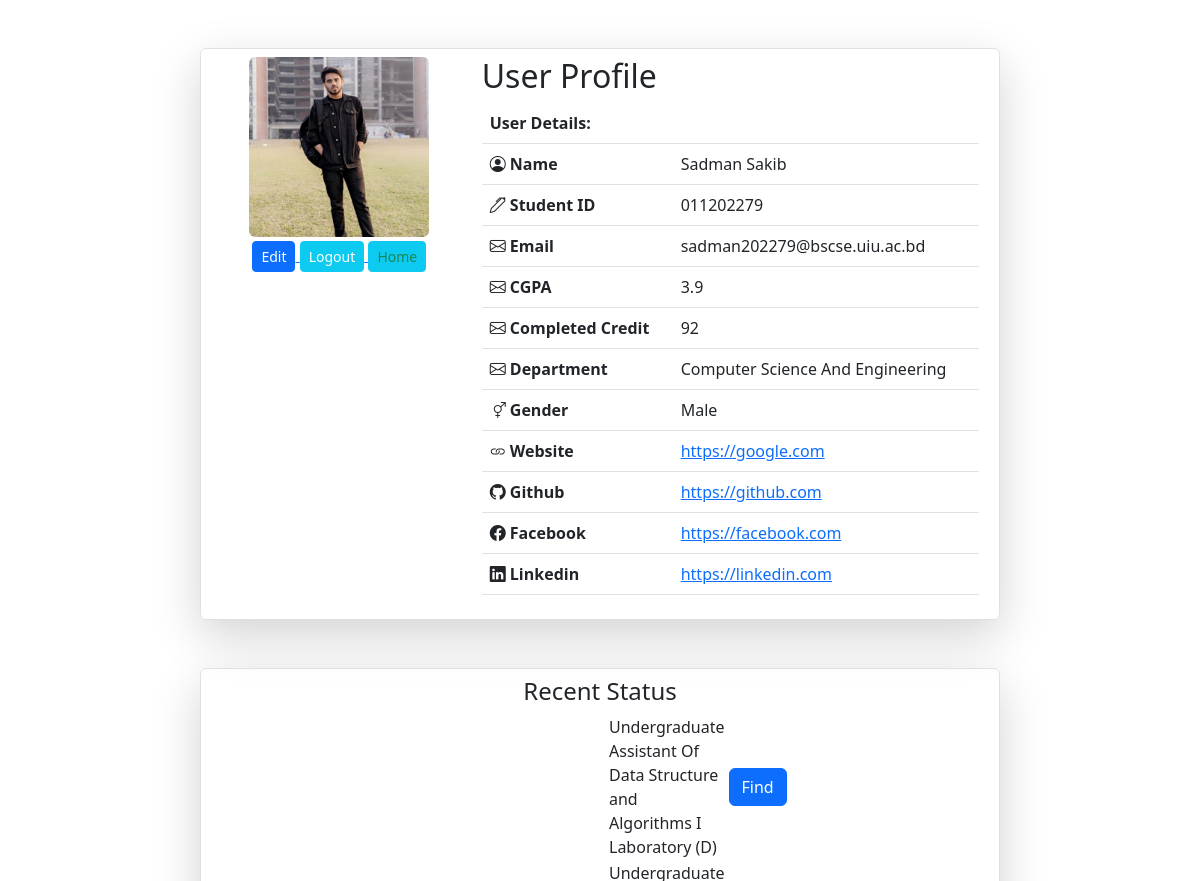
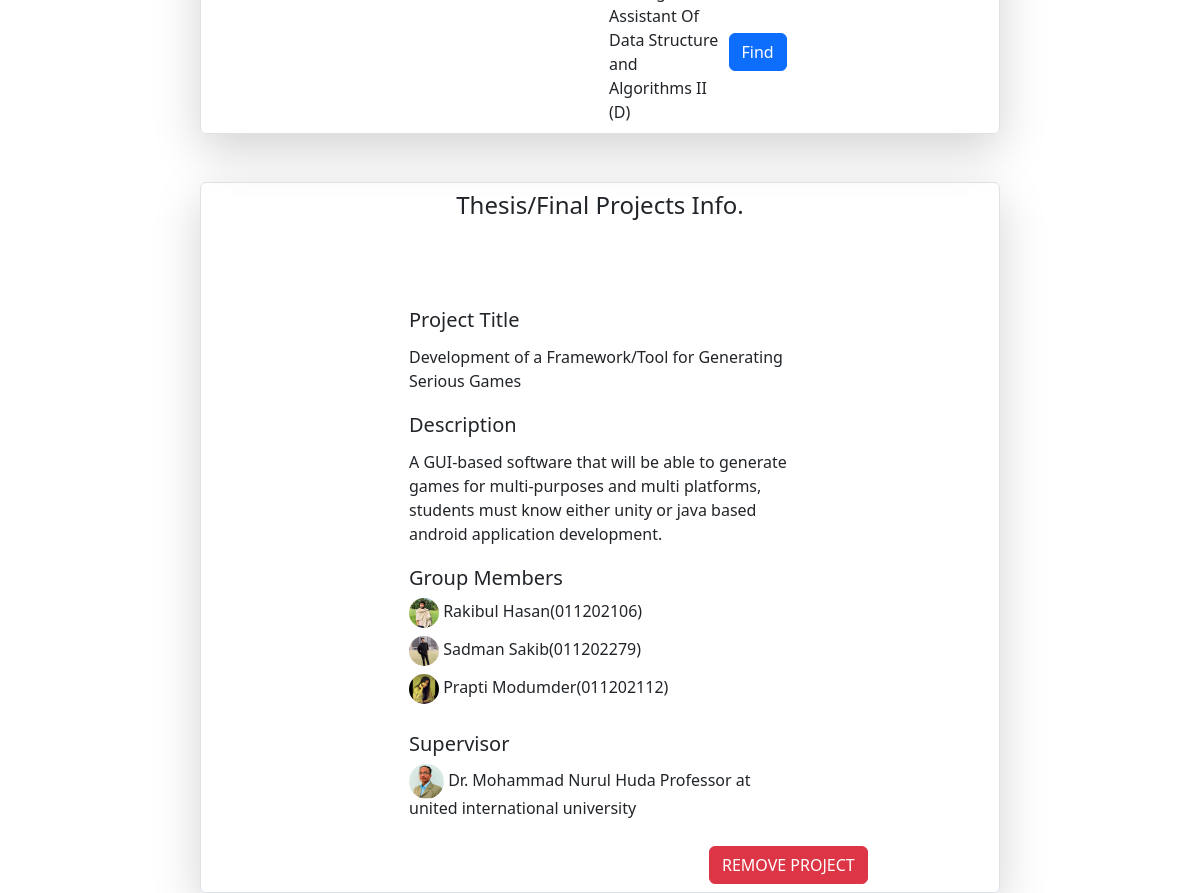
Screenshot of /project/s_profile.php (signed in) with the database file from the repository (2 pictures, top to bottom).
### tables this page shows
CREATE TABLE `s_users` (
  `name` varchar(255) NOT NULL,
  `studentid` varchar(255) NOT NULL,
  `password` varchar(255) NOT NULL,
  `email` varchar(255) NOT NULL,
  `gender` varchar(255) NOT NULL,
  `website` varchar(255) NOT NULL,
  `github` varchar(255) NOT NULL,
  `linkedin` varchar(255) NOT NULL,
  `facebook` varchar(255) NOT NULL,
  `image` varchar(255) NOT NULL,
  `department` varchar(255) NOT NULL,
  `cgpa` varchar(255) NOT NULL,
  `c_credit` varchar(255) NOT NULL
);

CREATE TABLE `s_application` (
  `name` varchar(255) NOT NULL,
  `studentid` varchar(255) NOT NULL,
  `coursename` varchar(255) NOT NULL,
  `courseid` varchar(255) NOT NULL,
  `grade` varchar(255) NOT NULL,
  `cgpa` varchar(255) NOT NULL,
  `c_credit` varchar(255) NOT NULL,
  `type` varchar(255) NOT NULL,
  `department` varchar(255) NOT NULL,
  `trimester` varchar(255) NOT NULL,
  `recommendation` varchar(255) NOT NULL,
  `id` int(11) NOT NULL,
  `associated` varchar(255) NOT NULL,
  `time` varchar(255) NOT NULL,
  `section` varchar(255) NOT NULL,
  `aid` int(11) NOT NULL,
  `rid` int(11) NOT NULL
);

CREATE TABLE `thesis` (
  `studentid` varchar(255) NOT NULL,
  `title` varchar(255) NOT NULL,
  `details` varchar(255) NOT NULL,
  `p_time` varchar(255) NOT NULL,
  `p_date` varchar(255) NOT NULL,
  `status` varchar(255) NOT NULL,
  `req` varchar(255) NOT NULL
);

CREATE TABLE `thesis_group` (
  `leaderid` varchar(255) NOT NULL,
  `memberid` varchar(255) NOT NULL,
  `request` varchar(255) NOT NULL,
  `id` int(11) NOT NULL
);

CREATE TABLE `f_users` (
  `name` varchar(255) NOT NULL,
  `type` varchar(255) NOT NULL,
  `email` varchar(255) NOT NULL,
  `password` varchar(255) NOT NULL,
  `github` varchar(255) NOT NULL,
  `linkedin` varchar(255) NOT NULL,
  `website` varchar(255) NOT NULL,
  `image` varchar(255) NOT NULL
);

### project/s_profile.php (the view, shortened to what this page needs)
<!DOCTYPE html>
<html>
<head>
	<link rel="stylesheet" type="text/css" href="./css/bootstrap.min.css">
	<link rel="stylesheet" type="text/css" href="./css/bootstrap-icons.css">
</head>
<body>
     <?php
          require_once "database.php";
          $studentid = $_SESSION['sstudentid'];
          $sql = "SELECT * FROM s_users WHERE studentid = '$studentid'";
          $sql_run = mysqli_query($conn,$sql);
          foreach ($sql_run as $row) {
      ?>
		<div class="row col-lg-8 border rounded mx-auto mt-5 p-2 shadow-lg">
			<div class="col-md-4 text-center">
				<img src="<?php echo "upload/".$row["image"] ?>" class="img-fluid rounded" style="width: 180px;height:180px;object-fit: cover;">
				<div>
						<a href="s_profile_edit.php">
							<button class="mx-auto m-1 btn-sm btn btn-primary">Edit</button>
						</a>
						<a href="logout.php">
							<button class="mx-auto m-1 btn-sm btn btn-info text-white">Logout</button>
						</a>
            <a href="s_home.php">
							<button class="mx-auto m-1 btn-sm btn btn-info text-success">Home</button>
						</a>
				</div>
			</div>
			<div class="col-md-8">
				<div class="h2">User Profile</div>
				<table class="table table-hover">
					<tr><th colspan="2">User Details:</th></tr>
					<tr><th><i class="bi bi-person-circle"></i> Name</th><td><?php echo $row['name']; ?></td></tr>
					<tr><th><i class="bi bi-pen"></i> Student ID</th><td> <?php echo $row["studentid"]; ?></td></tr>
					<tr><th><i class="bi bi-envelope"></i> Email</th><td> <?php echo $row["email"]; ?> </td></tr>
          <tr><th><i class="bi bi-envelope"></i> CGPA</th><td> <?php echo $row["cgpa"]; ?> </td></tr>
          <tr><th><i class="bi bi-envelope"></i> Completed Credit</th><td> <?php echo $row["c_credit"]; ?> </td></tr>
          <tr><th><i class="bi bi-envelope"></i> Department</th><td> <?php echo $row["department"]; ?> </td></tr>
					<tr><th><i class="bi bi-gender-ambiguous"></i> Gender</th><td> <?php echo $row["gender"]; ?> </td></tr>
					<tr><th><i class="bi bi-link"></i> Website</th><td><a href="<?php echo $row["website"]; ?>"><?php echo $row["website"]; ?></a></td></tr>
					<tr><th><i class="bi bi-github"></i> Github</th><td><a href="<?php echo $row["github"]; ?>"><?php echo $row["github"]; ?></a></td></tr>
					<tr><th><i class="bi bi-facebook"></i> Facebook</th><td><a href="<?php echo $row["facebook"]; ?>"><?php echo $row["facebook"]; ?></a></td></tr>
					<tr><th><i class="bi bi-linkedin"></i> Linkedin</th><td><a href="<?php echo $row["linkedin"]; ?>"><?php echo $row["linkedin"]; ?></a></td></tr>
				</table>
			</div>
		</div>
  <?php } ?>
    <div class="row col-lg-8 border rounded mx-auto mt-5 p-2 shadow-lg">
        <h4 style="text-align:center">Recent Status</h4>
        <table>
          <?php
              $query = "SELECT * FROM s_application WHERE studentid = '$studentid' && associated != 'Pending'";
              $query_run = mysqli_query($conn,$query);
              foreach ($query_run as $raw) {
                $type = $raw['type'];
                $coursename = $raw['coursename'];
                $section = $raw['section'];
           ?>
           <tr>
          <td style="padding-left:400px"><?php echo $type;echo " Of ";echo $coursename;echo " ($section)";?></td>
          <td><form action="s_seesimilar.php" method="post">
            <th style="padding-right:300px"> <input type="submit" name="find" class="btn btn-primary" value="Find"></th>
          </form></td>
        </tr>
        <?php } ?>
        </table>
      </div>
      <div class="row col-lg-8 border rounded mx-auto mt-5 p-2 shadow-lg">
        <h4 style="text-align:center;padding-bottom:30px">Thesis/Final Projects Info.</h4>
          <?php
              $checkme = "SELECT * FROM thesis_group WHERE memberid = '$studentid'";
              $checkme_run = mysqli_query($conn,$checkme);
              $myrcnt = mysqli_num_rows($checkme_run);
              $coca = mysqli_fetch_array($checkme_run);
                ?>
                <?php
              if($myrcnt > 0){
                $leid = $coca['leaderid'];
                $luser = "SELECT * FROM s_users WHERE studentid = '$leid'";
                $luser_run = mysqli_query($conn,$luser);
                $have = mysqli_fetch_array($luser_run);
                ?>
                <?php
                if($coca['request'] == 'me'){
                $mypro = "SELECT * FROM thesis WHERE studentid = '$leid'";
                $mypro_run = mysqli_query($conn,$mypro);
                $prohave = mysqli_fetch_array($mypro_run);
                ?>
                <div style="padding-left:200px;padding-right:200px;padding-top:30px">
                <h5 style="padding-top:20px;padding-bottom:5px">Project Title</h5>
                <label ><?php  echo $prohave['title'];?></label>
                <h5 style="padding-top:20px;padding-bottom:5px">Description</h5>
                <label><?php echo $prohave['details']; ?></label>
                <h5 style="padding-top:20px;padding:bottom:5px">Group Members</h5>
                <h6><img style="clip-path: circle();height:30px;width:30px;vertical-align:middle;" src="<?php echo "upload/".$have['image']; ?>"> <?php echo $have['name'];echo "(";echo $have['studentid'];echo ")"; ?>
                </h6>
                <?php
                $gmem = "SELECT * FROM thesis_group WHERE leaderid = '$leid' && request = 'me'";
                $gmem_run = mysqli_query($conn,$gmem);
                foreach ($gmem_run as $ran) {
                  $memid = $ran['memberid'];
                  $find = "SELECT * FROM s_users WHERE studentid = '$memid'";
                  $find_run = mysqli_query($conn,$find);
                  $result = mysqli_fetch_array($find_run, MYSQLI_ASSOC);
                  ?>
                  <h6><img style="clip-path: circle();height:30px;width:30px;vertical-align:middle;" src="<?php echo "upload/".$result['image']; ?>"> <?php echo $result['name'];echo "(";echo $result['studentid'];echo ")"; ?>
                  </h6>
                  <?php
                }
                if($prohave['status'] != ""){
                  ?>
                  <h5 style="padding-top:20px;padding:bottom:5px">Supervisor</h5>
                  <?php
                  $req = $prohave['req'];
                  $lead = "SELECT * FROM f_users WHERE email = '$req'";
                  $lead_run = mysqli_query($conn,$lead);
                  $lede = mysqli_fetch_array($lead_run);
                  ?>
                  <h6><img style="clip-path: circle();height:35px;width:35px;vertical-align:middle;" src="<?php echo "upload/".$lede['image']; ?>"> <?php echo $lede['name'];echo " ";;echo $lede['type'];echo " at united international university"; ?></h6>
                  <?php
                }
                ?>
                <form action="s_profile.php" method="post">
                  <div style="padding-left:300px;padding-top:20px">
                    <input type="submit" name="removeo" value="REMOVE PROJECT" class="btn btn-danger">
                  </div>
                </form>
              </div>
              <?php
              }
            }
            ?>
      </div>
</body>
</html>

### rows the page displays
s_users: image (picture), name "Sadman Sakib", studentid "011202279", email "sadman202279@bscse.uiu.ac.bd", cgpa "3.9", c_credit "92", department "Computer Science And Engineering", gender "Male", website "https://google.com", github "https://github.com", facebook "https://facebook.com", linkedin "https://linkedin.com"
s_application: type "Undergraduate Assistant", coursename "Data Structure and Algorithms I Laboratory", section "D"
s_application: type "Undergraduate Assistant", coursename "Data Structure and Algorithms II", section "D"
thesis: title "Development of a Framework/Tool for Generating Serious Games", details "A GUI-based software that will be able to generate games for multi-purposes and multi platforms, students must know either unity or java based android application development."
s_users: image (picture), name "Rakibul Hasan", studentid "011202106"
thesis_group: s_users.image (picture), s_users.name "Sadman Sakib", s_users.studentid "011202279"
thesis_group: s_users.image (picture), s_users.name "Prapti Modumder", s_users.studentid "011202112"
f_users: image (picture), name "Dr. Mohammad Nurul Huda", type "Professor"
